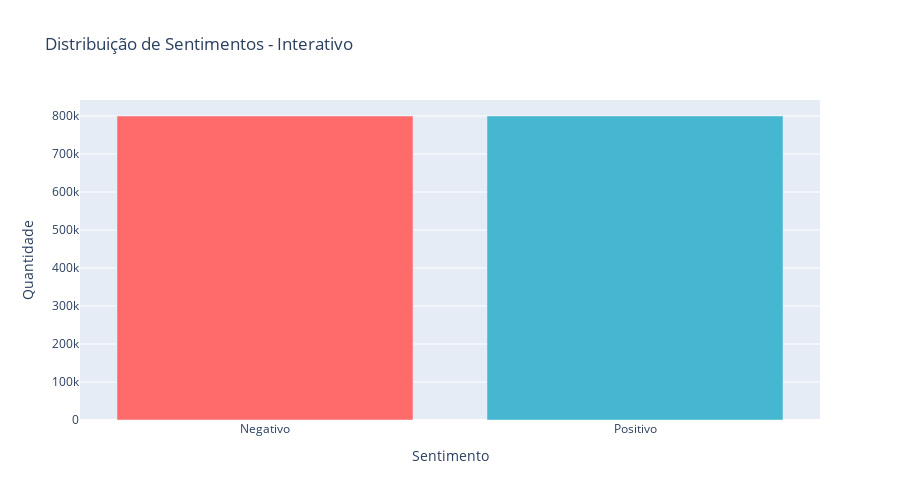
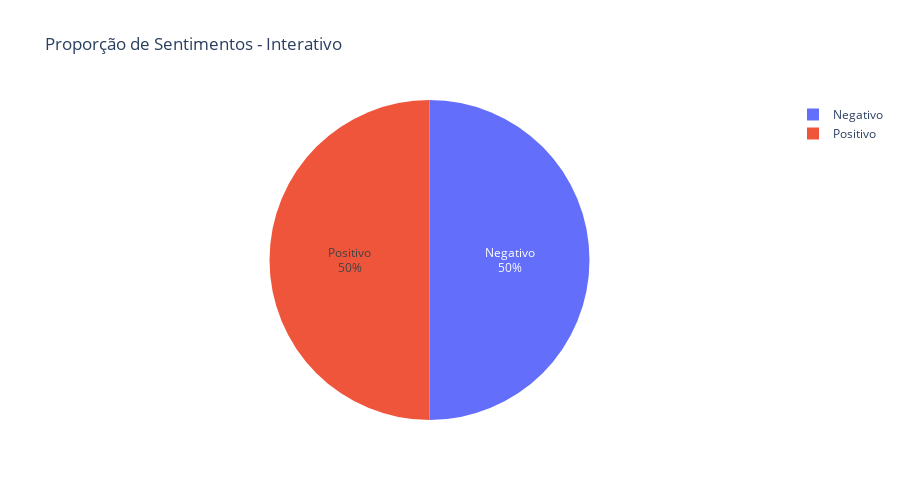

Notebook cell for these charts, in order:
### Code cell
# Gráficos interativos com Plotly
print("VISUALIZAÇÕES INTERATIVAS")
print("=" * 50)

# Gráfico de barras interativo
fig1 = px.bar(x=sentiment_counts.index, y=sentiment_counts.values,
              color=sentiment_counts.index,
              title='Distribuição de Sentimentos - Interativo',
              labels={'x': 'Sentimento', 'y': 'Quantidade'},
              color_discrete_map={'Negativo': '#FF6B6B', 
                                 'Neutro': '#4ECDC4', 
                                 'Positivo': '#45B7D1'})

fig1.update_layout(showlegend=False, height=500)
fig1.show()

# Gráfico de pizza interativo
fig2 = px.pie(values=sentiment_counts.values, names=sentiment_counts.index,
              title='Proporção de Sentimentos - Interativo',
              color_discrete_map={'Negativo': '#FF6B6B', 
                                 'Neutro': '#4ECDC4', 
                                 'Positivo': '#45B7D1'})

fig2.update_traces(textposition='inside', textinfo='percent+label')
fig2.update_layout(height=500)
fig2.show()

### Figure 1 — Plotly figure (JSON) as saved in the notebook; plotly's stock layout.template omitted (floating-point values rounded to 4 significant figures)
{"data": [{"hovertemplate": "color=Negativo<br>Sentimento=%{x}<br>Quantidade=%{y}<extra></extra>", "legendgroup": "Negativo", "marker": {"color": "#FF6B6B", "pattern": {"shape": ""}}, "name": "Negativo", "orientation": "v", "showlegend": true, "textposition": "auto", "type": "bar", "x": ["Negativo"], "xaxis": "x", "y": [800000], "yaxis": "y"}, {"hovertemplate": "color=Positivo<br>Sentimento=%{x}<br>Quantidade=%{y}<extra></extra>", "legendgroup": "Positivo", "marker": {"color": "#45B7D1", "pattern": {"shape": ""}}, "name": "Positivo", "orientation": "v", "showlegend": true, "textposition": "auto", "type": "bar", "x": ["Positivo"], "xaxis": "x", "y": [800000], "yaxis": "y"}], "layout": {"barmode": "relative", "height": 500, "legend": {"title": {"text": "color"}, "tracegroupgap": 0}, "showlegend": false, "title": {"text": "Distribuição de Sentimentos - Interativo"}, "xaxis": {"anchor": "y", "domain": [0, 1], "title": {"text": "Sentimento"}}, "yaxis": {"anchor": "x", "domain": [0, 1], "title": {"text": "Quantidade"}}}}

### Figure 2 — Plotly figure (JSON) as saved in the notebook; plotly's stock layout.template omitted (floating-point values rounded to 4 significant figures)
{"data": [{"domain": {"x": [0, 1], "y": [0, 1]}, "hovertemplate": "label=%{label}<br>value=%{value}<extra></extra>", "labels": ["Negativo", "Positivo"], "legendgroup": "", "name": "", "showlegend": true, "textinfo": "percent+label", "textposition": "inside", "type": "pie", "values": [800000, 800000]}], "layout": {"height": 500, "legend": {"tracegroupgap": 0}, "title": {"text": "Proporção de Sentimentos - Interativo"}}}
